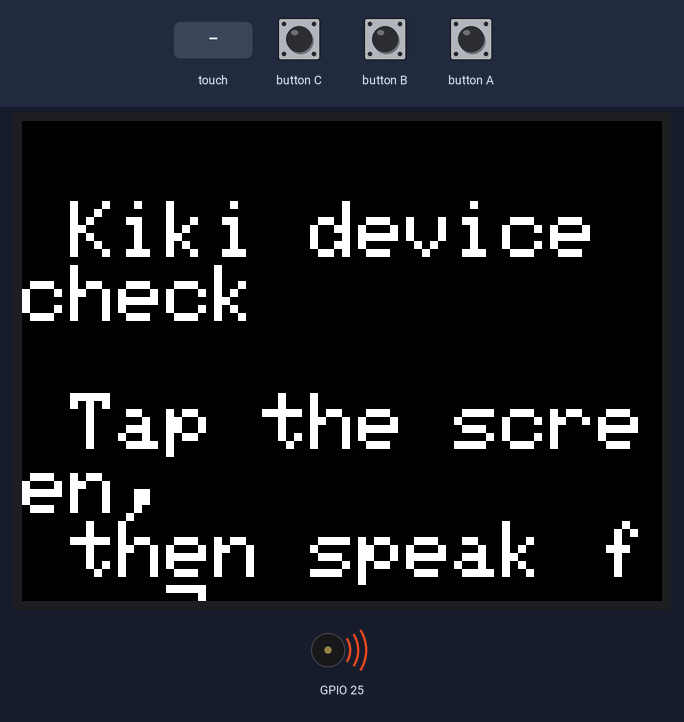
The sketch below on a simulated ESP32. Shown: 320×240 colour display, buzzer (waves = sounding). Inputs (shaded band) come from the test bench. What the sketch prints to the serial monitor is not drawn.

Above: at 0.28 s.
At 1.4 s:
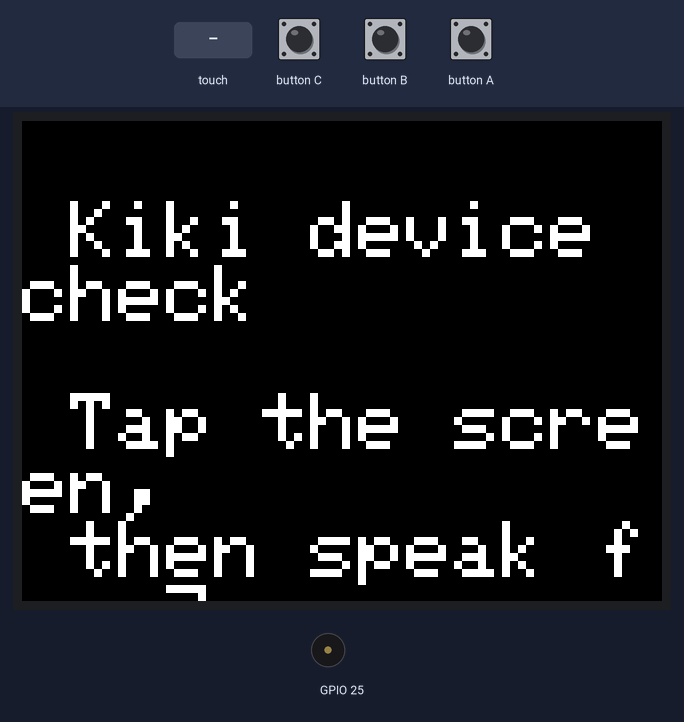
1.5 s: touch panel pressed at 13 % / 10 % of its raw x / y range
At 3.1 s:
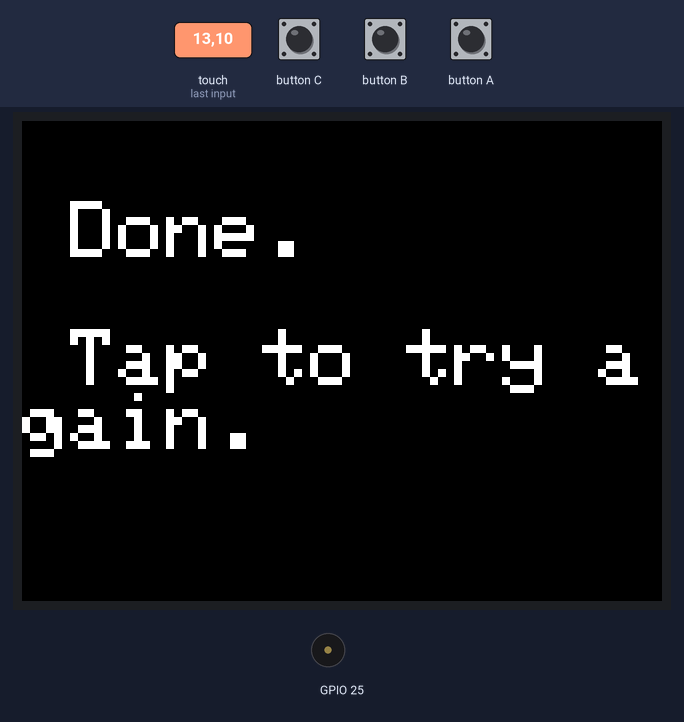
Timing chart, 0 to 4.6 s (numbered marks = the images above; inputs shaded):
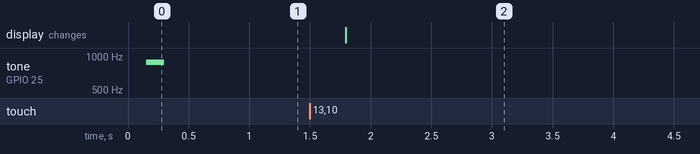

The sketch:

check.ino
```cpp
// Throwaway hardware check for the Tab5: screen, touch, mic and speaker.
#include <M5Unified.h>

static constexpr uint32_t RATE = 16000;
static constexpr size_t SAMPLES = RATE * 3;  // 3 seconds
static int16_t *rec;

void say(const char *text) {
  M5.Display.fillScreen(TFT_BLACK);
  M5.Display.setCursor(0, 40);
  M5.Display.println(text);
  Serial.println(text);
}

void setup() {
  M5.begin();
  Serial.begin(115200);
  M5.Display.setTextSize(4);
  rec = (int16_t *)ps_malloc(SAMPLES * sizeof(int16_t));
  M5.Speaker.setVolume(200);
  M5.Speaker.tone(880, 150);
  say(" Kiki device check\n\n Tap the screen,\n then speak for 3 s.");
}

void loop() {
  M5.update();
  if (!M5.Touch.getDetail().wasPressed()) return;

  // Mic and speaker share the audio bus, so only one runs at a time.
  M5.Speaker.end();
  M5.Mic.begin();
  say(" Recording...\n speak now");
  M5.Mic.record(rec, SAMPLES, RATE);
  while (M5.Mic.isRecording()) delay(10);
  M5.Mic.end();

  M5.Speaker.begin();
  say(" Playing back...");
  M5.Speaker.playRaw(rec, SAMPLES, RATE);
  while (M5.Speaker.isPlaying()) delay(10);
  say(" Done.\n\n Tap to try again.");
}
```

Measured:
- after the input at 1.5 s, the display: changes after 0.29 s (image 2)
